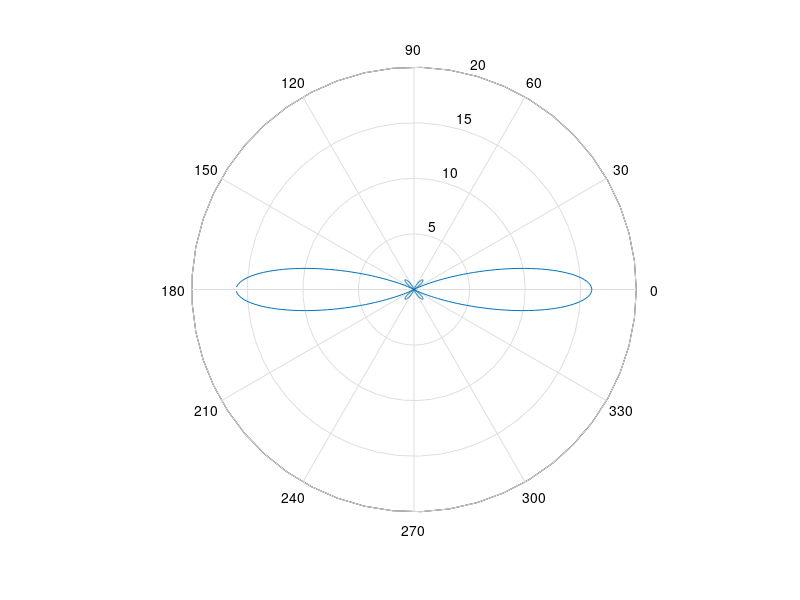
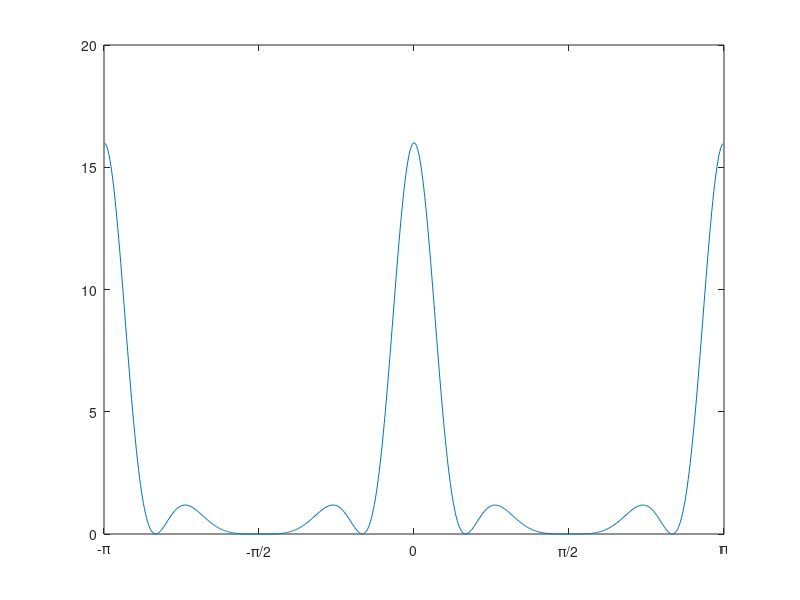
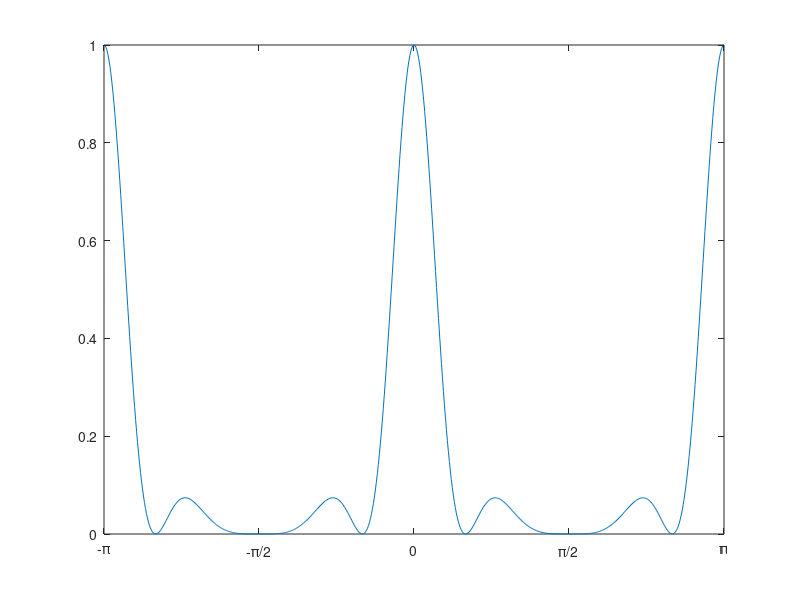
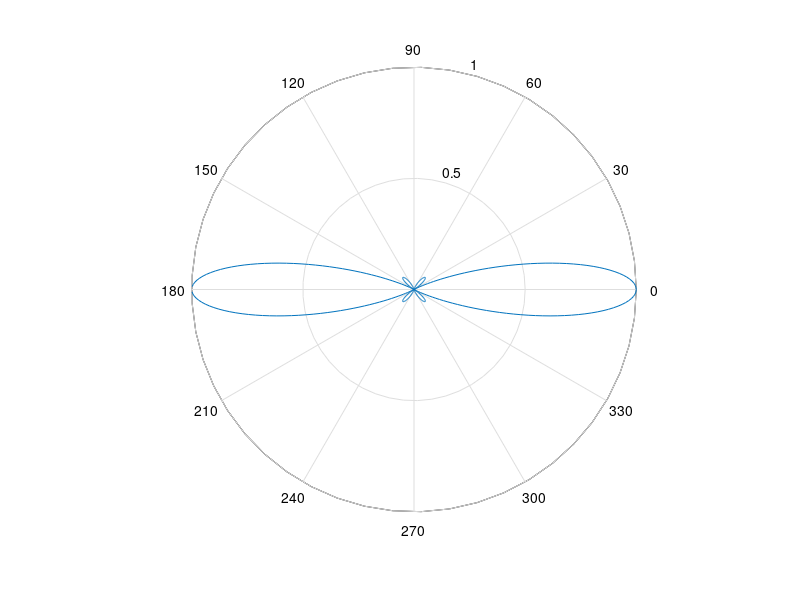

These charts were generated, in order, by the following MATLAB code: (Note: this script raises an error after producing the figures.)
%%

% Guan, Huihua

%%

% Given a radiation pattern pd and a fixed phi, this program 
% will generate the theta_max, maxima, and nulls of the normalized 
% radiation pattern automatically as well as the directivity, 
% max directivity, HPBW, FNBW, HPBE, and FNBE.

%% Radiation Pattern Plot
phi = pi/2;
theta = -pi+0.01:0.01:pi-0.01;
pd = abs((sin(2*pi.*sin(theta)*sin(phi))./(sin(0.5*pi.*sin(theta)*sin(phi))))).^2;

figure(1)
polar(theta, pd)
figure(2)
plot(theta, pd)
xlim([-pi pi])
xticks([-pi -pi/2 0 pi/2 pi])
xticklabels({'-\pi', '-\pi/2', '0', '\pi/2', '\pi'})

%% Determining Max of Radiation Pattern
[pd_max, theta_max_idx] = max(pd);
disp('The max of the radiation pattern (pd_max) is ')
disp(pd_max)
disp('The theta_max (degrees) of the radiation pattern is ')
disp(theta(theta_max_idx).*(180/pi))
disp('The phi_max (degrees) of the radiation pattern is ')
disp(phi.*(180/pi))

%% Plotting Normalized Radiation Pattern
n_pd = pd/pd_max;
figure(3)
plot(theta, n_pd)
xlim([-pi pi])
xticks([-pi -pi/2 0 pi/2 pi])
xticklabels({'-\pi', '-\pi/2', '0', '\pi/2', '\pi'})
figure(4)
polar(theta, n_pd)

%% Global and Local Maximas of Normalized Radiation Pattern
TF1 = islocalmax(n_pd);
maxs = n_pd(TF1);
figure(5)
plot(theta, n_pd, theta(TF1), maxs, 'r*')
xlim([-pi pi])
xticks([-pi -pi/2 0 pi/2 pi])
xticklabels({'-\pi', '-\pi/2', '0', '\pi/2', '\pi'})
disp('The maximas of the radiation pattern are: ')
disp(maxs)
disp('The associated theta (degrees) at the maximas are: ')
disp(theta(TF1).*(180/pi)) 
figure(6)
polar(theta, n_pd)
hold on;
polar(theta(TF1), maxs)

%% Nulls of the Normalized Radiation Pattern
threshold = 1e-04;
TF2 = islocalmin(n_pd);
mins = n_pd(TF2);
remove = mins > threshold | mins < -threshold;
mins(remove) = [];
TF2(remove) = [];
figure(7)
plot(theta, n_pd, theta(TF2), mins, 'r*')
grid on;
xlim([-pi pi])
xticks([-pi -pi/2 0 pi/2 pi])
xticklabels({'-\pi', '-\pi/2', '0', '\pi/2', '\pi'})
figure(8)
polar(theta, n_pd)
hold on;
polar(theta(TF2), mins, 'r*')
disp('The nulls of the radiation pattern are located at (degrees) ')
disp(theta(TF2).*(180/pi))

%% Maximum Directivity Calculations
U = pd;
Umax = max(U);

% Prad = radiation intensity integrated over the entire steradian
func = @(theta_, phi_) sin(theta_).*abs((sin(2*pi.*sin(theta_).*sin(phi_))./(sin(0.5*pi.*sin(theta_).*sin(phi_))))).^2;
Prad = integral2(func, 0, pi, 0, 2*pi);

Dmax = (4*pi*Umax)/(Prad);
D = (4*pi*U)/(Prad);

disp('The Prad is: ')
disp(Prad)
disp('The max directivity Dmax is: ')
disp(Dmax)

%% Half Power Beamwidth Calculations
% HPBW is at the theta angle where the normalized radiation intensity is 0.5 
% Since phi is fixed, this will be the elevation HPBW
phi = pi/2;
U_ = n_pd;
Umax = pd_max;

syms theta_1;
eqn = (abs((sin(2*pi.*sin(theta_1).*sin(phi))./(sin(0.5*pi.*sin(theta_1).*sin(phi))))).^2)./Umax == 0.5;
theta_h1 = vpasolve(eqn, theta_1, [0 pi]);
theta_h = 2*theta_h1*(180/pi);

figure(9);
plot(theta,U_,'-','color',[0, 0.4470, 0.7410])
grid on;
xlim([-pi pi])
ylim([0 1])
xticks([-pi -pi/2 0 pi/2 pi])
xticklabels({'-\pi', '-\pi/2', '0', '\pi/2', '\pi'})
hold on;
plot(theta, (0.5)/(theta_h1)*theta, '-r');
hold on;
plot(theta, (-0.5)/(theta_h1)*theta, '-r');

disp('The HPBW (degrees) is: ')
disp(theta_h)
%% First Null Beamwidth Calculations
syms theta_1;
eqn = abs((sin(2*pi.*sin(theta_1).*sin(phi))./(sin(0.5*pi.*sin(theta_1).*sin(phi))))).^2 == 0;
theta_n1 = vpasolve(eqn, theta_1, [0 pi]);
theta_n = 2*theta_n1*(180/pi);

figure(10);
plot(theta,U_,'-','color',[0, 0.4470, 0.7410])
xlim([-pi pi])
xticks([-pi -pi/2 0 pi/2 pi])
xticklabels({'-\pi', '-\pi/2', '0', '\pi/2', '\pi'})
hold on;
xline(double(theta_n1),'-r');
hold on;
xline(-double(theta_n1),'-r');

disp('The FNBW (degrees) is: ')
disp(theta_n)
%% Half Power Beam Efficiency Calculations

% Case 1: If theta_1 is chosen as the first null
P_theta1 = integral2(func, 0, double(theta_n1), 0, 2*pi);
Ptotal = Prad;
BE1 = P_theta1/Ptotal;

disp('The first null beam efficiency BE is: ')
disp(BE1)

% Case 2: If theta_1 is chosen as the half power
P_theta2 = integral2(func, 0, double(theta_h1), 0, 2*pi);
BE2 = P_theta2/Ptotal;
disp('The half power beam efficiency BE is: ')
disp(BE2)
